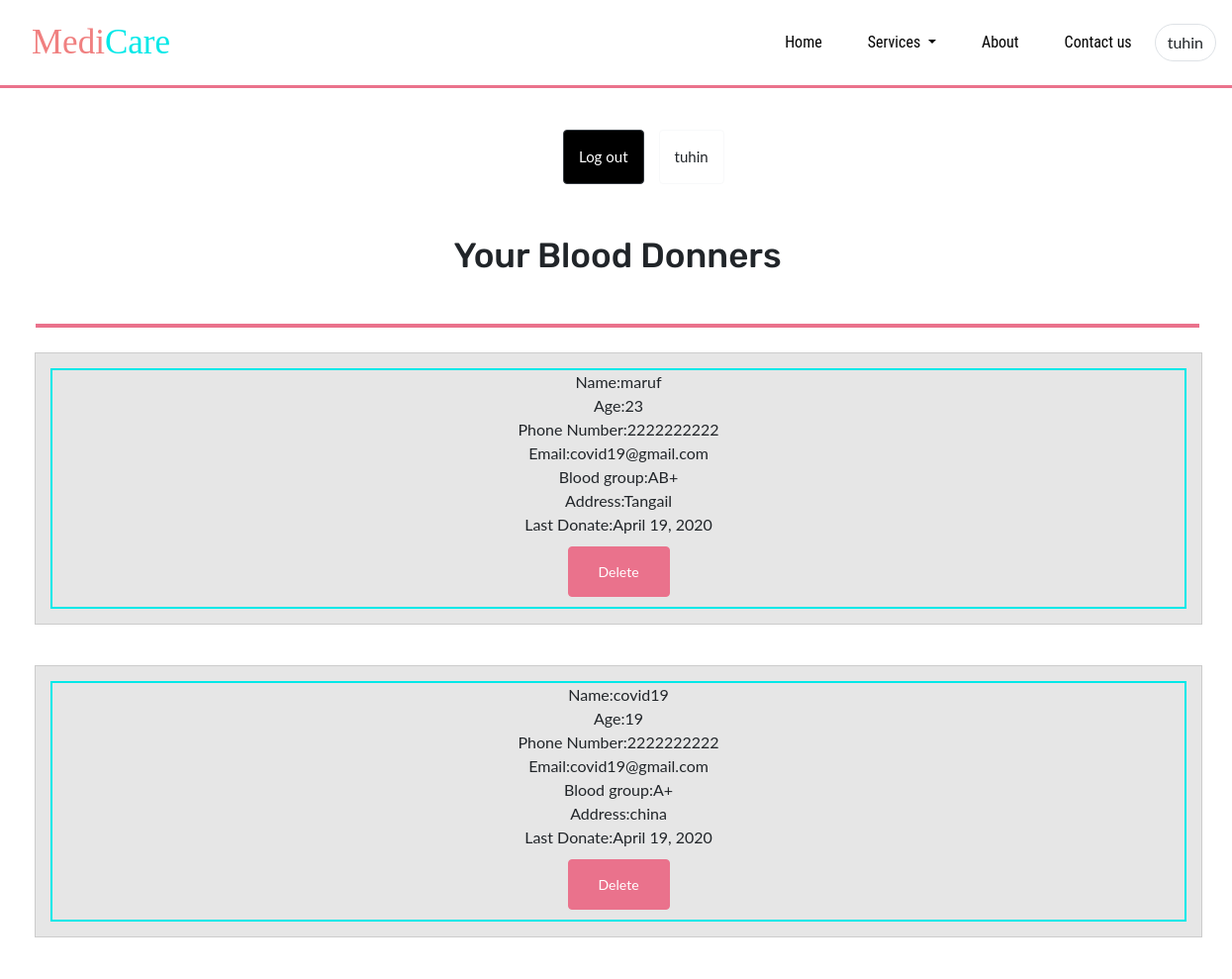
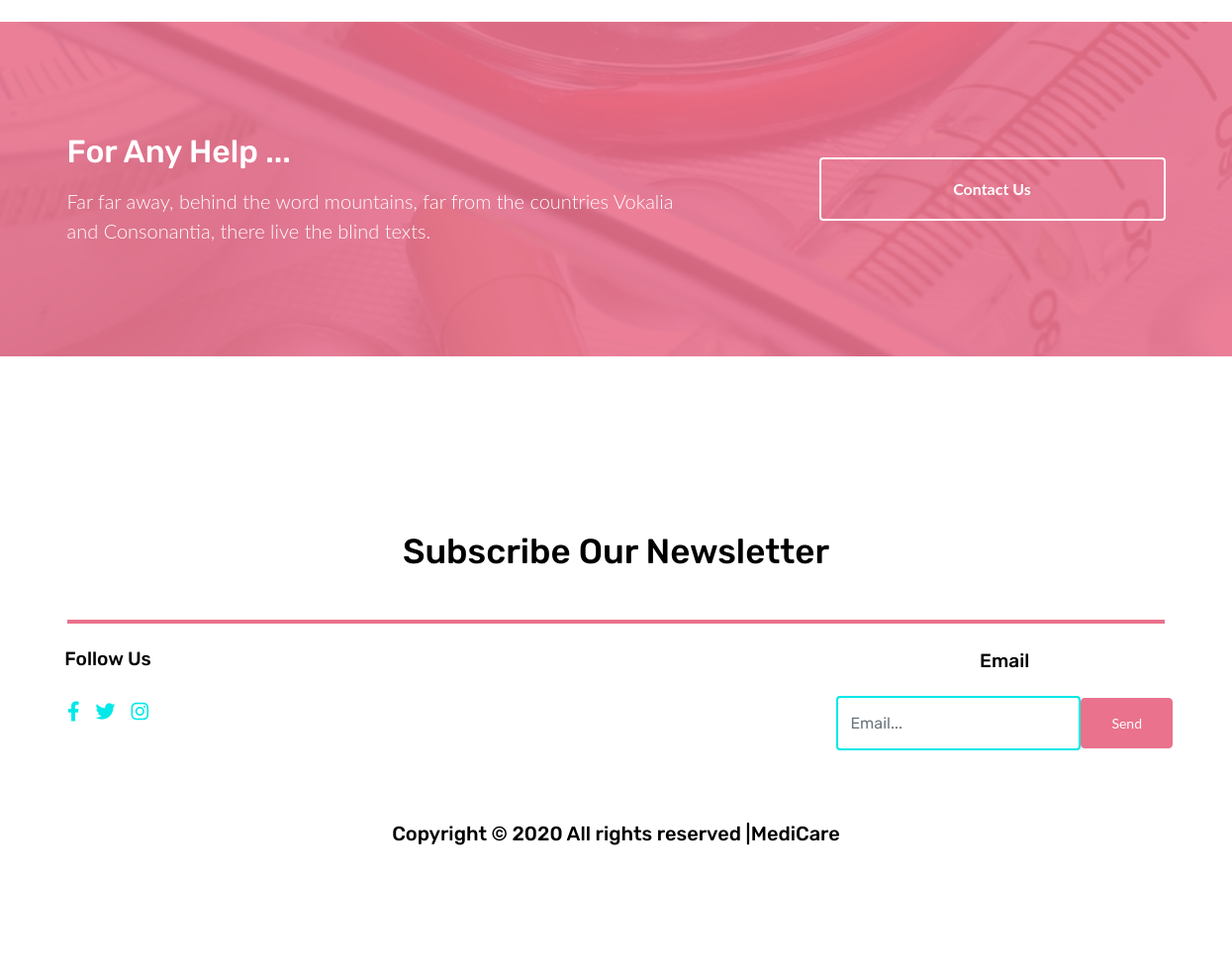
The page /donnershow/ (signed in) on the database its author committed (2 pictures, top to bottom).
### medicare/models.py (models this page shows, shortened)
class Bloodds(models.Model):
    donner_id = models.AutoField(primary_key=True)
    name = models.CharField(max_length=100, default="")
    age = models.CharField(max_length=1000, default="")
    phone = models.CharField(max_length=100, default="")
    email = models.CharField(max_length=100, default="")
    bloodgroup = models.CharField(max_length=100, default="")
    address = models.CharField(max_length=600, default="")
    lastdonate= models.DateField(("Date"), default=datetime.date.today)
    user = models.ForeignKey(User, on_delete=models.CASCADE ,default="")

### medicare/views.py (the view)
# urls.py: path('donnershow/', views.donnershow, name='donnershow'),
@login_required(login_url='/loginuser/')
def donnershow(request):
    log_user = request.user
    dnr = Bloodds.objects.filter(user=log_user)
    params = {'dnr': dnr}
    return render(request, 'donner_show.html',params)

### medicare/templates/donner_show.html (shortened to what this page needs)
{% extends 'basic.html' %}
{% block body %}
{% load static %}
<header>
    <nav class="navbar navbar-expand-lg navbar-light"style="border-bottom:3px solid #ea728c;">
      <a href="{% url 'index' %}" class="navbar-brand ml-3">Medi<span style="color: #00E8E8;">Care</span></a>
      <div class="collapse navbar-collapse" id="navbarMenu">
        <ul class="navbar-nav ml-auto">
          <li class="nav-item ">
            <a href="{% url 'index' %}" class="nav-link">Home</a>
          </li>
          <li><a class="nav-link  dropdown-toggle" href="#" id="navbarDropdown" role="button" data-toggle="dropdown" aria-haspopup="true" aria-expanded="false">
          Services
        </a>
      </li>
      <li class="nav-item">
            <a href="{% url 'about' %}" class="nav-link js-scroll">About</a>
          </li>
      <li class="nav-item ">
            <a href="{% url 'contact' %}" class="nav-link js-scroll">Contact us</a>
          </li>
        </ul>
       {% if user.is_authenticated %}
                <form  action="" method="" class="form-inline my-2 my-lg-0">
					<button class="btn menu-right-btn border" type="submit">
						{{request.user}}
					</button>
				</form>
                {% else %}
                <form  action="/loginuser/" method="get" class="form-inline my-2 my-lg-0">
					<button class="btn menu-right-btn border" type="submit">
						Log in
					</button>
				</form>
                {% endif %}
      </div>
    </nav>
  </header>
<div class=" login">
                       {% if user.is_authenticated %}
					   <form  action="/logoutuser/" method="get" class="form">
    				<div class="d-flex flex-row" >
						<button type="submit"  class="btn site-btn1 btn-style btn-dark" style="margin-left:20%;">Log out</button>
						<input type="button" value="{{request.user}}" class="btn site-btn2 btn-style btn-light">
    				</div>
					   </form>
					   {% else %}
					   <form  action="/loginuser/" method="get" class="form">
    				<div class="d-flex flex-row">
						<button type="button" value="Buy Templates" class="btn site-btn1 px-4 py-3 mr-4 btn-dark">Log in</button>
    				</div>
					   </form>
					   {% endif %}
  </div>
                                  <div class="section-5 text-center " style="margin-left:-32px;margin-right:-35px;">
      <h4 class="my-5" style="font-size:35px;">Your Blood Donners</h4>
      <div class="bdr"></div>
   </div>
 {% for Bloodds in dnr %}
<div class="container1 text-center">
        <article id="main-col" style="width: 100%;">
                               <ul id="services"style="margin-top: 15px;">
            <li>
<div class="text-center"style="border:2px solid #00E8E8;">
<div class="blue-text">Name:{{ Bloodds.name }}</div>
<div class="blue-text">Age:{{ Bloodds.age }}</div>
<div class="blue-text">Phone Number:{{ Bloodds.phone }}</div>
<div class="blue-text">Email:{{ Bloodds.email }}</div>
<div class="blue-text">Blood group:{{ Bloodds.bloodgroup }}</div>
<div class="blue-text">Address:{{ Bloodds.address }}</div>
<div class="blue-text">Last Donate:{{ Bloodds.lastdonate }}</div>
                <form method="post" action="{% url 'delete_donner' Bloodds.pk %}" style="margin: 10px 0px 10px 0px;">
                      <button type="submit" class="btn1 btn-primary text-white " id="resize">Delete</button>
				</form>
</div>
            </li>
                               </ul>
        </article>
</div>
{%  endfor %}
{% endblock %}

### medicare/static/css/s.css (style rules this page uses)
body { line-height: 1.7; color: #4d4d4d; font-weight: 300; font-size: 1rem; }
a { -webkit-transition: .3s all ease; -o-transition: .3s all ease; transition: .3s all ease; }
h1, h2, h3, h4, h5, .h1, .h2, .h3, .h4, .h5 { font-family: "Rubik", -apple-system, BlinkMacSystemFont, "Segoe UI", Roboto, "Helvetica Neue", Arial, sans-serif, "Apple Color Emoji", "Segoe UI Emoji", "Segoe UI Symbol", "Noto Color Emoji"; }
.btn { border-radius: 0; font-size: 14px; text-decoration: none !important; padding-top: 18px; padding-bottom: 18px; padding-left: 30px; padding-right: 30px; }

### medicare/static/sstyle.css (style rules this page uses)
body { padding: 0%; margin: 0%; font-family: 'Lato' }
.navbar-brand { font-family: 'Pacifico'; font-size: 35px; color: lightcoral !important; }
.nav-link { font-size: 16px; margin:15px; color: black !important; font-family: 'Roboto Condensed'; }
.menu-right-btn { border-radius: 50px; margin-right: 4%; background-color:transparent; transition: all 300ms ease-in; }
.site-btn1 { margin-left: 36%; background-color: black; color: white; }
.site-btn2 { background-color: white; }
.site-btn1,.site-btn2 { margin-top: 5%; margin-bottom: 40%; }
.bdr { border: 2px solid #ea728c; margin-left: 68px; margin-right: 68px; }

### rows shown on the page
Bloodds: name "maruf", age "23", phone "2222222222", email "covid19@gmail.com", bloodgroup "AB+", address "Tangail", lastdonate "April 19, 2020"
Bloodds: name "covid19", age "19", phone "2222222222", email "covid19@gmail.com", bloodgroup "A+", address "china", lastdonate "April 19, 2020"

### other values the page prints
{{ request.user }} "tuhin"
